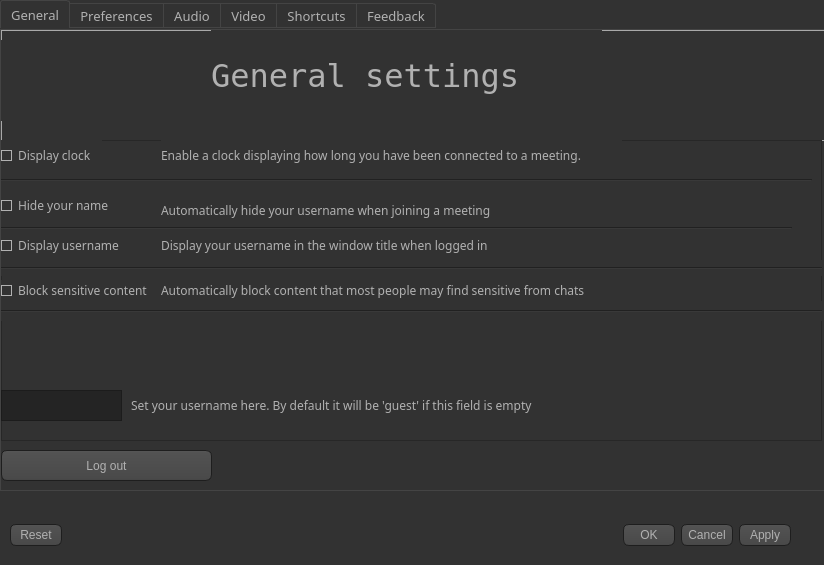
<?xml version="1.0" encoding="UTF-8"?>
<ui version="4.0">
 <class>Settings</class>
 <widget class="QDialog" name="Settings">
  <property name="geometry">
   <rect>
    <x>0</x>
    <y>0</y>
    <width>824</width>
    <height>565</height>
   </rect>
  </property>
  <property name="font">
   <font>
    <family>MingLiU_HKSCS-ExtB</family>
    <pointsize>12</pointsize>
   </font>
  </property>
  <property name="windowTitle">
   <string>Settings</string>
  </property>
  <property name="styleSheet">
   <string notr="true">QToolTip
{
     border: 1px solid black;
     background-color: #ffa02f;
     padding: 1px;
     border-radius: 3px;
     opacity: 100;
}

QWidget
{
    color: #b1b1b1;
    background-color: #323232;
}

QTreeView, QListView
{
    background-color: silver;
    margin-left: 5px;
}

QWidget:item:hover
{
    background-color: QLinearGradient( x1: 0, y1: 0, x2: 0, y2: 1, stop: 0 #ffa02f, stop: 1 #ca0619);
    color: #000000;
}

QWidget:item:selected
{
    background-color: QLinearGradient( x1: 0, y1: 0, x2: 0, y2: 1, stop: 0 #ffa02f, stop: 1 #d7801a);
}

QMenuBar::item
{
    background: transparent;
}

QMenuBar::item:selected
{
    background: transparent;
    border: 1px solid #ffaa00;
}

QMenuBar::item:pressed
{
    background: #444;
    border: 1px solid #000;
    background-color: QLinearGradient(
        x1:0, y1:0,
        x2:0, y2:1,
        stop:1 #212121,
        stop:0.4 #343434/*,
        stop:0.2 #343434,
        stop:0.1 #ffaa00*/
    );
    margin-bottom:-1px;
    padding-bottom:1px;
}

QMenu
{
    border: 1px solid #000;
}

QMenu::item
{
    padding: 2px 20px 2px 20px;
}

QMenu::item:selected
{
    color: #000000;
}

QWidget:disabled
{
    color: #808080;
    background-color: #323232;
}

QAbstractItemView
{
    background-color: QLinearGradient( x1: 0, y1: 0, x2: 0, y2: 1, stop: 0 #4d4d4d, stop: 0.1 #646464, stop: 1 #5d5d5d);
}

QWidget:focus
{
    /*border: 1px solid darkgray;*/
}

QLineEdit
{
    background-color: QLinearGradient( x1: 0, y1: 0, x2: 0, y2: 1, stop: 0 #4d4d4d, stop: 0 #646464, stop: 1 #5d5d5d);
    padding: 1px;
    border-style: solid;
    border: 1px solid #1e1e1e;
    border-radius: 5;
}

QPushButton
{
    color: #b1b1b1;
    background-color: QLinearGradient( x1: 0, y1: 0, x2: 0, y2: 1, stop: 0 #565656, stop: 0.1 #525252, stop: 0.5 #4e4e4e, stop: 0.9 #4a4a4a, stop: 1 #464646);
    border-width: 1px;
    border-color: #1e1e1e;
    border-style: solid;
    border-radius: 6;
    padding: 3px;
    font-size: 12px;
    padding-left: 5px;
    padding-right: 5px;
    min-width: 40px;
}

QPushButton:pressed
{
    background-color: QLinearGradient( x1: 0, y1: 0, x2: 0, y2: 1, stop: 0 #2d2d2d, stop: 0.1 #2b2b2b, stop: 0.5 #292929, stop: 0.9 #282828, stop: 1 #252525);
}

QComboBox
{
    selection-background-color: #ffaa00;
    background-color: QLinearGradient( x1: 0, y1: 0, x2: 0, y2: 1, stop: 0 #565656, stop: 0.1 #525252, stop: 0.5 #4e4e4e, stop: 0.9 #4a4a4a, stop: 1 #464646);
    border-style: solid;
    border: 1px solid #1e1e1e;
    border-radius: 5;
}

QComboBox:hover,QPushButton:hover
{
    border: 2px solid QLinearGradient( x1: 0, y1: 0, x2: 0, y2: 1, stop: 0 #ffa02f, stop: 1 #d7801a);
}


QComboBox:on
{
    padding-top: 3px;
    padding-left: 4px;
    background-color: QLinearGradient( x1: 0, y1: 0, x2: 0, y2: 1, stop: 0 #2d2d2d, stop: 0.1 #2b2b2b, stop: 0.5 #292929, stop: 0.9 #282828, stop: 1 #252525);
    selection-background-color: #ffaa00;
}

QComboBox QAbstractItemView
{
    border: 2px solid darkgray;
    selection-background-color: QLinearGradient( x1: 0, y1: 0, x2: 0, y2: 1, stop: 0 #ffa02f, stop: 1 #d7801a);
}

QComboBox::drop-down
{
     subcontrol-origin: padding;
     subcontrol-position: top right;
     width: 15px;

     border-left-width: 0px;
     border-left-color: darkgray;
     border-left-style: solid; /* just a single line */
     border-top-right-radius: 3px; /* same radius as the QComboBox */
     border-bottom-right-radius: 3px;
 }

QComboBox::down-arrow
{
     image: url(:/dark_orange/img/down_arrow.png);
}

QGroupBox
{
    border: 1px solid darkgray;
    margin-top: 10px;
}

QGroupBox:focus
{
    border: 1px solid darkgray;
}

QTextEdit:focus
{
    border: 1px solid darkgray;
}

QScrollBar:horizontal {
     border: 1px solid #222222;
     background: QLinearGradient( x1: 0, y1: 0, x2: 0, y2: 1, stop: 0.0 #121212, stop: 0.2 #282828, stop: 1 #484848);
     height: 7px;
     margin: 0px 16px 0 16px;
}

QScrollBar::handle:horizontal
{
      background: QLinearGradient( x1: 0, y1: 0, x2: 1, y2: 0, stop: 0 #ffa02f, stop: 0.5 #d7801a, stop: 1 #ffa02f);
      min-height: 20px;
      border-radius: 2px;
}

QScrollBar::add-line:horizontal {
      border: 1px solid #1b1b19;
      border-radius: 2px;
      background: QLinearGradient( x1: 0, y1: 0, x2: 1, y2: 0, stop: 0 #ffa02f, stop: 1 #d7801a);
      width: 14px;
      subcontrol-position: right;
      subcontrol-origin: margin;
}

QScrollBar::sub-line:horizontal {
      border: 1px solid #1b1b19;
      border-radius: 2px;
      background: QLinearGradient( x1: 0, y1: 0, x2: 1, y2: 0, stop: 0 #ffa02f, stop: 1 #d7801a);
      width: 14px;
     subcontrol-position: left;
     subcontrol-origin: margin;
}

QScrollBar::right-arrow:horizontal, QScrollBar::left-arrow:horizontal
{
      border: 1px solid black;
      width: 1px;
      height: 1px;
      background: white;
}

QScrollBar::add-page:horizontal, QScrollBar::sub-page:horizontal
{
      background: none;
}

QScrollBar:vertical
{
      background: QLinearGradient( x1: 0, y1: 0, x2: 1, y2: 0, stop: 0.0 #121212, stop: 0.2 #282828, stop: 1 #484848);
      width: 7px;
      margin: 16px 0 16px 0;
      border: 1px solid #222222;
}

QScrollBar::handle:vertical
{
      background: QLinearGradient( x1: 0, y1: 0, x2: 0, y2: 1, stop: 0 #ffa02f, stop: 0.5 #d7801a, stop: 1 #ffa02f);
      min-height: 20px;
      border-radius: 2px;
}

QScrollBar::add-line:vertical
{
      border: 1px solid #1b1b19;
      border-radius: 2px;
      background: QLinearGradient( x1: 0, y1: 0, x2: 0, y2: 1, stop: 0 #ffa02f, stop: 1 #d7801a);
      height: 14px;
      subcontrol-position: bottom;
      subcontrol-origin: margin;
}

QScrollBar::sub-line:vertical
{
      border: 1px solid #1b1b19;
      border-radius: 2px;
      background: QLinearGradient( x1: 0, y1: 0, x2: 0, y2: 1, stop: 0 #d7801a, stop: 1 #ffa02f);
      height: 14px;
      subcontrol-position: top;
      subcontrol-origin: margin;
}

QScrollBar::up-arrow:vertical, QScrollBar::down-arrow:vertical
{
      border: 1px solid black;
      width: 1px;
      height: 1px;
      background: white;
}


QScrollBar::add-page:vertical, QScrollBar::sub-page:vertical
{
      background: none;
}

QTextEdit
{
    background-color: #242424;
}

QPlainTextEdit
{
    background-color: #242424;
}

QHeaderView::section
{
    background-color: QLinearGradient(x1:0, y1:0, x2:0, y2:1, stop:0 #616161, stop: 0.5 #505050, stop: 0.6 #434343, stop:1 #656565);
    color: white;
    padding-left: 4px;
    border: 1px solid #6c6c6c;
}

QCheckBox:disabled
{
color: #414141;
}

QDockWidget::title
{
    text-align: center;
    spacing: 3px; /* spacing between items in the tool bar */
    background-color: QLinearGradient(x1:0, y1:0, x2:0, y2:1, stop:0 #323232, stop: 0.5 #242424, stop:1 #323232);
}

QDockWidget::close-button, QDockWidget::float-button
{
    text-align: center;
    spacing: 1px; /* spacing between items in the tool bar */
    background-color: QLinearGradient(x1:0, y1:0, x2:0, y2:1, stop:0 #323232, stop: 0.5 #242424, stop:1 #323232);
}

QDockWidget::close-button:hover, QDockWidget::float-button:hover
{
    background: #242424;
}

QDockWidget::close-button:pressed, QDockWidget::float-button:pressed
{
    padding: 1px -1px -1px 1px;
}

QMainWindow::separator
{
    background-color: QLinearGradient(x1:0, y1:0, x2:0, y2:1, stop:0 #161616, stop: 0.5 #151515, stop: 0.6 #212121, stop:1 #343434);
    color: white;
    padding-left: 4px;
    border: 1px solid #4c4c4c;
    spacing: 3px; /* spacing between items in the tool bar */
}

QMainWindow::separator:hover
{

    background-color: QLinearGradient(x1:0, y1:0, x2:0, y2:1, stop:0 #d7801a, stop:0.5 #b56c17 stop:1 #ffa02f);
    color: white;
    padding-left: 4px;
    border: 1px solid #6c6c6c;
    spacing: 3px; /* spacing between items in the tool bar */
}

QToolBar::handle
{
     spacing: 3px; /* spacing between items in the tool bar */
     background: url(:/dark_orange/img/handle.png);
}

QMenu::separator
{
    height: 2px;
    background-color: QLinearGradient(x1:0, y1:0, x2:0, y2:1, stop:0 #161616, stop: 0.5 #151515, stop: 0.6 #212121, stop:1 #343434);
    color: white;
    padding-left: 4px;
    margin-left: 10px;
    margin-right: 5px;
}

QProgressBar
{
    border: 2px solid grey;
    border-radius: 5px;
    text-align: center;
}

QProgressBar::chunk
{
    background-color: #d7801a;
    width: 2.15px;
    margin: 0.5px;
}

QTabBar::tab {
    color: #b1b1b1;
    border: 1px solid #444;
    border-bottom-style: none;
    background-color: #323232;
    padding-left: 10px;
    padding-right: 10px;
    padding-top: 3px;
    padding-bottom: 2px;
    margin-right: -1px;
}

QTabWidget::pane {
    border: 1px solid #444;
    top: 1px;
}

QTabBar::tab:last
{
    margin-right: 0; /* the last selected tab has nothing to overlap with on the right */
    border-top-right-radius: 3px;
}

QTabBar::tab:first:!selected
{
 margin-left: 0px; /* the last selected tab has nothing to overlap with on the right */


    border-top-left-radius: 3px;
}

QTabBar::tab:!selected
{
    color: #b1b1b1;
    border-bottom-style: solid;
    margin-top: 3px;
    background-color: QLinearGradient(x1:0, y1:0, x2:0, y2:1, stop:1 #212121, stop:.4 #343434);
}

QTabBar::tab:selected
{
    border-top-left-radius: 3px;
    border-top-right-radius: 3px;
    margin-bottom: 0px;
}

QTabBar::tab:!selected:hover
{
    /*border-top: 2px solid #ffaa00;
    padding-bottom: 3px;*/
    border-top-left-radius: 3px;
    border-top-right-radius: 3px;
    background-color: QLinearGradient(x1:0, y1:0, x2:0, y2:1, stop:1 #212121, stop:0.4 #343434, stop:0.2 #343434, stop:0.1 #ffaa00);
}

QRadioButton::indicator:checked, QRadioButton::indicator:unchecked{
    color: #b1b1b1;
    background-color: #323232;
    border: 1px solid #b1b1b1;
    border-radius: 6px;
}

QRadioButton::indicator:checked
{
    background-color: qradialgradient(
        cx: 0.5, cy: 0.5,
        fx: 0.5, fy: 0.5,
        radius: 1.0,
        stop: 0.25 #ffaa00,
        stop: 0.3 #323232
    );
}

QCheckBox::indicator{
    color: #b1b1b1;
    background-color: #323232;
    border: 1px solid #b1b1b1;
    width: 9px;
    height: 9px;
}

QRadioButton::indicator
{
    border-radius: 6px;
}

QRadioButton::indicator:hover, QCheckBox::indicator:hover
{
    border: 1px solid #ffaa00;
}

QCheckBox::indicator:checked
{
    image:url(:/dark_orange/img/checkbox.png);
}

QCheckBox::indicator:disabled, QRadioButton::indicator:disabled
{
    border: 1px solid #444;
}


QSlider::groove:horizontal {
    border: 1px solid #3A3939;
    height: 8px;
    background: #201F1F;
    margin: 2px 0;
    border-radius: 2px;
}

QSlider::handle:horizontal {
    background: QLinearGradient( x1: 0, y1: 0, x2: 0, y2: 1,
      stop: 0.0 silver, stop: 0.2 #a8a8a8, stop: 1 #727272);
    border: 1px solid #3A3939;
    width: 14px;
    height: 14px;
    margin: -4px 0;
    border-radius: 2px;
}

QSlider::groove:vertical {
    border: 1px solid #3A3939;
    width: 8px;
    background: #201F1F;
    margin: 0 0px;
    border-radius: 2px;
}

QSlider::handle:vertical {
    background: QLinearGradient( x1: 0, y1: 0, x2: 0, y2: 1, stop: 0.0 silver,
      stop: 0.2 #a8a8a8, stop: 1 #727272);
    border: 1px solid #3A3939;
    width: 14px;
    height: 14px;
    margin: 0 -4px;
    border-radius: 2px;
}

QAbstractSpinBox {
    padding-top: 2px;
    padding-bottom: 2px;
    border: 1px solid darkgray;

    border-radius: 2px;
    min-width: 50px;
}
</string>
  </property>
  <widget class="QDialogButtonBox" name="buttonBox">
   <property name="geometry">
    <rect>
     <x>10</x>
     <y>510</y>
     <width>781</width>
     <height>51</height>
    </rect>
   </property>
   <property name="font">
    <font>
     <family>8514oem</family>
    </font>
   </property>
   <property name="orientation">
    <enum>Qt::Horizontal</enum>
   </property>
   <property name="standardButtons">
    <set>QDialogButtonBox::Apply|QDialogButtonBox::Cancel|QDialogButtonBox::Ok|QDialogButtonBox::Reset</set>
   </property>
  </widget>
  <widget class="QTabWidget" name="tabWidget">
   <property name="geometry">
    <rect>
     <x>0</x>
     <y>0</y>
     <width>861</width>
     <height>491</height>
    </rect>
   </property>
   <property name="font">
    <font>
     <family>Segoe UI Semilight</family>
     <pointsize>10</pointsize>
    </font>
   </property>
   <property name="tabPosition">
    <enum>QTabWidget::North</enum>
   </property>
   <property name="currentIndex">
    <number>0</number>
   </property>
   <widget class="QWidget" name="tab">
    <attribute name="title">
     <string>General</string>
    </attribute>
    <widget class="QGroupBox" name="groupBox_3">
     <property name="geometry">
      <rect>
       <x>0</x>
       <y>-10</y>
       <width>831</width>
       <height>121</height>
      </rect>
     </property>
     <property name="title">
      <string/>
     </property>
     <widget class="QLabel" name="label_9">
      <property name="geometry">
       <rect>
        <x>210</x>
        <y>10</y>
        <width>391</width>
        <height>91</height>
       </rect>
      </property>
      <property name="font">
       <font>
        <family>NSimSun</family>
        <pointsize>24</pointsize>
       </font>
      </property>
      <property name="text">
       <string>General settings</string>
      </property>
     </widget>
     <widget class="QLabel" name="label_10">
      <property name="geometry">
       <rect>
        <x>0</x>
        <y>20</y>
        <width>101</width>
        <height>81</height>
       </rect>
      </property>
      <property name="text">
       <string/>
      </property>
      <property name="pixmap">
       <pixmap>../../../../../../Downloads/settings(1).png</pixmap>
      </property>
      <property name="scaledContents">
       <bool>true</bool>
      </property>
     </widget>
    </widget>
    <widget class="QPushButton" name="pushButton_2">
     <property name="geometry">
      <rect>
       <x>0</x>
       <y>420</y>
       <width>211</width>
       <height>31</height>
      </rect>
     </property>
     <property name="text">
      <string>Log out</string>
     </property>
    </widget>
    <widget class="QFrame" name="frame">
     <property name="geometry">
      <rect>
       <x>0</x>
       <y>110</y>
       <width>821</width>
       <height>301</height>
      </rect>
     </property>
     <property name="font">
      <font>
       <family>Sylfaen</family>
       <pointsize>9</pointsize>
      </font>
     </property>
     <property name="frameShape">
      <enum>QFrame::StyledPanel</enum>
     </property>
     <property name="frameShadow">
      <enum>QFrame::Raised</enum>
     </property>
     <widget class="QLabel" name="label_2">
      <property name="geometry">
       <rect>
        <x>160</x>
        <y>0</y>
        <width>461</width>
        <height>31</height>
       </rect>
      </property>
      <property name="text">
       <string>Enable a clock displaying how long you have been connected to a meeting.</string>
      </property>
     </widget>
     <widget class="QCheckBox" name="checkBox">
      <property name="geometry">
       <rect>
        <x>0</x>
        <y>0</y>
        <width>101</width>
        <height>31</height>
       </rect>
      </property>
      <property name="text">
       <string>Display clock</string>
      </property>
     </widget>
     <widget class="QCheckBox" name="checkBox_2">
      <property name="geometry">
       <rect>
        <x>0</x>
        <y>40</y>
        <width>121</width>
        <height>51</height>
       </rect>
      </property>
      <property name="text">
       <string>Hide your name</string>
      </property>
      <property name="tristate">
       <bool>false</bool>
      </property>
     </widget>
     <widget class="QLabel" name="label_15">
      <property name="geometry">
       <rect>
        <x>160</x>
        <y>60</y>
        <width>391</width>
        <height>20</height>
       </rect>
      </property>
      <property name="text">
       <string>Automatically hide your username when joining a meeting</string>
      </property>
     </widget>
     <widget class="QTextEdit" name="textEdit_2">
      <property name="geometry">
       <rect>
        <x>0</x>
        <y>250</y>
        <width>121</width>
        <height>31</height>
       </rect>
      </property>
     </widget>
     <widget class="QLabel" name="label_16">
      <property name="geometry">
       <rect>
        <x>130</x>
        <y>250</y>
        <width>411</width>
        <height>31</height>
       </rect>
      </property>
      <property name="text">
       <string>Set your username here. By default it will be 'guest' if this field is empty</string>
      </property>
     </widget>
     <widget class="QCheckBox" name="checkBox_3">
      <property name="geometry">
       <rect>
        <x>0</x>
        <y>90</y>
        <width>141</width>
        <height>31</height>
       </rect>
      </property>
      <property name="text">
       <string>Display username</string>
      </property>
     </widget>
     <widget class="QLabel" name="label_17">
      <property name="geometry">
       <rect>
        <x>160</x>
        <y>80</y>
        <width>391</width>
        <height>51</height>
       </rect>
      </property>
      <property name="text">
       <string>Display your username in the window title when logged in</string>
      </property>
     </widget>
     <widget class="QCheckBox" name="checkBox_4">
      <property name="geometry">
       <rect>
        <x>0</x>
        <y>140</y>
        <width>161</width>
        <height>21</height>
       </rect>
      </property>
      <property name="text">
       <string>Block sensitive content</string>
      </property>
     </widget>
     <widget class="QLabel" name="label_18">
      <property name="geometry">
       <rect>
        <x>160</x>
        <y>140</y>
        <width>461</width>
        <height>20</height>
       </rect>
      </property>
      <property name="text">
       <string>Automatically block content that most people may find sensitive from chats</string>
      </property>
     </widget>
     <widget class="Line" name="line">
      <property name="geometry">
       <rect>
        <x>-40</x>
        <y>30</y>
        <width>851</width>
        <height>20</height>
       </rect>
      </property>
      <property name="orientation">
       <enum>Qt::Horizontal</enum>
      </property>
     </widget>
     <widget class="Line" name="line_2">
      <property name="geometry">
       <rect>
        <x>-30</x>
        <y>80</y>
        <width>821</width>
        <height>16</height>
       </rect>
      </property>
      <property name="orientation">
       <enum>Qt::Horizontal</enum>
      </property>
     </widget>
     <widget class="Line" name="line_3">
      <property name="geometry">
       <rect>
        <x>0</x>
        <y>120</y>
        <width>851</width>
        <height>16</height>
       </rect>
      </property>
      <property name="orientation">
       <enum>Qt::Horizontal</enum>
      </property>
     </widget>
     <widget class="Line" name="line_4">
      <property name="geometry">
       <rect>
        <x>-50</x>
        <y>161</y>
        <width>881</width>
        <height>20</height>
       </rect>
      </property>
      <property name="orientation">
       <enum>Qt::Horizontal</enum>
      </property>
     </widget>
    </widget>
   </widget>
   <widget class="QWidget" name="tab_2">
    <attribute name="title">
     <string>Preferences</string>
    </attribute>
    <widget class="QGroupBox" name="groupBox_2">
     <property name="geometry">
      <rect>
       <x>0</x>
       <y>-10</y>
       <width>831</width>
       <height>121</height>
      </rect>
     </property>
     <property name="title">
      <string/>
     </property>
     <widget class="QLabel" name="label_7">
      <property name="geometry">
       <rect>
        <x>210</x>
        <y>10</y>
        <width>391</width>
        <height>91</height>
       </rect>
      </property>
      <property name="font">
       <font>
        <family>NSimSun</family>
        <pointsize>24</pointsize>
       </font>
      </property>
      <property name="text">
       <string>Preferences</string>
      </property>
     </widget>
     <widget class="QLabel" name="label_8">
      <property name="geometry">
       <rect>
        <x>0</x>
        <y>20</y>
        <width>101</width>
        <height>81</height>
       </rect>
      </property>
      <property name="text">
       <string/>
      </property>
      <property name="pixmap">
       <pixmap>../../../../../../Downloads/settings.png</pixmap>
      </property>
      <property name="scaledContents">
       <bool>true</bool>
      </property>
     </widget>
    </widget>
   </widget>
   <widget class="QWidget" name="tab_3">
    <attribute name="title">
     <string>Audio</string>
    </attribute>
    <widget class="QGroupBox" name="groupBox">
     <property name="geometry">
      <rect>
       <x>0</x>
       <y>-10</y>
       <width>831</width>
       <height>111</height>
      </rect>
     </property>
     <property name="title">
      <string/>
     </property>
     <widget class="QLabel" name="label_3">
      <property name="geometry">
       <rect>
        <x>210</x>
        <y>10</y>
        <width>391</width>
        <height>91</height>
       </rect>
      </property>
      <property name="font">
       <font>
        <family>NSimSun</family>
        <pointsize>24</pointsize>
       </font>
      </property>
      <property name="text">
       <string>Audio settings</string>
      </property>
     </widget>
     <widget class="QLabel" name="label_4">
      <property name="geometry">
       <rect>
        <x>0</x>
        <y>20</y>
        <width>101</width>
        <height>81</height>
       </rect>
      </property>
      <property name="text">
       <string/>
      </property>
      <property name="pixmap">
       <pixmap>../../../../../../Downloads/volume.png</pixmap>
      </property>
      <property name="scaledContents">
       <bool>true</bool>
      </property>
     </widget>
    </widget>
    <widget class="QLabel" name="label_35">
     <property name="geometry">
      <rect>
       <x>170</x>
       <y>190</y>
       <width>381</width>
       <height>41</height>
      </rect>
     </property>
     <property name="text">
      <string>Display your username in the window title when logged in</string>
     </property>
    </widget>
    <widget class="QCheckBox" name="checkBox_9">
     <property name="geometry">
      <rect>
       <x>0</x>
       <y>190</y>
       <width>141</width>
       <height>31</height>
      </rect>
     </property>
     <property name="text">
      <string>Display username</string>
     </property>
    </widget>
    <widget class="QLabel" name="label_36">
     <property name="geometry">
      <rect>
       <x>170</x>
       <y>160</y>
       <width>471</width>
       <height>16</height>
      </rect>
     </property>
     <property name="text">
      <string>Disable your microphone. By doing this you wont be able to speak in meetings</string>
     </property>
    </widget>
    <widget class="QCheckBox" name="checkBox_10">
     <property name="geometry">
      <rect>
       <x>0</x>
       <y>110</y>
       <width>131</width>
       <height>21</height>
      </rect>
     </property>
     <property name="text">
      <string>Automatic mute</string>
     </property>
    </widget>
    <widget class="QLabel" name="label_37">
     <property name="geometry">
      <rect>
       <x>170</x>
       <y>110</y>
       <width>461</width>
       <height>21</height>
      </rect>
     </property>
     <property name="text">
      <string>Automatically mute yourself when joining a meeting</string>
     </property>
    </widget>
    <widget class="QCheckBox" name="checkBox_11">
     <property name="geometry">
      <rect>
       <x>0</x>
       <y>140</y>
       <width>141</width>
       <height>51</height>
      </rect>
     </property>
     <property name="text">
      <string>Disable microphone</string>
     </property>
     <property name="tristate">
      <bool>false</bool>
     </property>
    </widget>
    <widget class="Line" name="line_9">
     <property name="geometry">
      <rect>
       <x>-40</x>
       <y>130</y>
       <width>851</width>
       <height>20</height>
      </rect>
     </property>
     <property name="orientation">
      <enum>Qt::Horizontal</enum>
     </property>
    </widget>
    <widget class="Line" name="line_10">
     <property name="geometry">
      <rect>
       <x>-30</x>
       <y>180</y>
       <width>851</width>
       <height>16</height>
      </rect>
     </property>
     <property name="orientation">
      <enum>Qt::Horizontal</enum>
     </property>
    </widget>
   </widget>
   <widget class="QWidget" name="tab_4">
    <attribute name="title">
     <string>Video</string>
    </attribute>
    <widget class="QGroupBox" name="groupBox_4">
     <property name="geometry">
      <rect>
       <x>-10</x>
       <y>-10</y>
       <width>831</width>
       <height>121</height>
      </rect>
     </property>
     <property name="title">
      <string/>
     </property>
     <widget class="QLabel" name="label_11">
      <property name="geometry">
       <rect>
        <x>210</x>
        <y>10</y>
        <width>391</width>
        <height>91</height>
       </rect>
      </property>
      <property name="font">
       <font>
        <family>NSimSun</family>
        <pointsize>24</pointsize>
       </font>
      </property>
      <property name="text">
       <string>Video settings</string>
      </property>
     </widget>
     <widget class="QLabel" name="label_12">
      <property name="geometry">
       <rect>
        <x>10</x>
        <y>20</y>
        <width>101</width>
        <height>81</height>
       </rect>
      </property>
      <property name="text">
       <string/>
      </property>
      <property name="pixmap">
       <pixmap>../../../../../../Downloads/play-button(1).png</pixmap>
      </property>
      <property name="scaledContents">
       <bool>true</bool>
      </property>
     </widget>
    </widget>
   </widget>
   <widget class="QWidget" name="tab_11">
    <attribute name="title">
     <string>Shortcuts</string>
    </attribute>
    <widget class="QGroupBox" name="groupBox_16">
     <property name="geometry">
      <rect>
       <x>-10</x>
       <y>-10</y>
       <width>831</width>
       <height>121</height>
      </rect>
     </property>
     <property name="title">
      <string/>
     </property>
     <widget class="QLabel" name="label_57">
      <property name="geometry">
       <rect>
        <x>210</x>
        <y>20</y>
        <width>391</width>
        <height>91</height>
       </rect>
      </property>
      <property name="font">
       <font>
        <family>NSimSun</family>
        <pointsize>24</pointsize>
       </font>
      </property>
      <property name="text">
       <string>Keyboard shortcuts</string>
      </property>
     </widget>
     <widget class="QLabel" name="label_58">
      <property name="geometry">
       <rect>
        <x>30</x>
        <y>20</y>
        <width>101</width>
        <height>71</height>
       </rect>
      </property>
      <property name="text">
       <string/>
      </property>
      <property name="pixmap">
       <pixmap>../../../../../../Downloads/keyboard.png</pixmap>
      </property>
      <property name="scaledContents">
       <bool>true</bool>
      </property>
     </widget>
    </widget>
   </widget>
   <widget class="QWidget" name="tab_5">
    <attribute name="title">
     <string>Feedback</string>
    </attribute>
    <widget class="QGroupBox" name="groupBox_5">
     <property name="geometry">
      <rect>
       <x>0</x>
       <y>-10</y>
       <width>831</width>
       <height>121</height>
      </rect>
     </property>
     <property name="title">
      <string/>
     </property>
     <widget class="QLabel" name="label_13">
      <property name="geometry">
       <rect>
        <x>210</x>
        <y>10</y>
        <width>391</width>
        <height>91</height>
       </rect>
      </property>
      <property name="font">
       <font>
        <family>NSimSun</family>
        <pointsize>24</pointsize>
       </font>
      </property>
      <property name="text">
       <string>Feedback</string>
      </property>
     </widget>
     <widget class="QLabel" name="label_14">
      <property name="geometry">
       <rect>
        <x>0</x>
        <y>20</y>
        <width>101</width>
        <height>81</height>
       </rect>
      </property>
      <property name="text">
       <string/>
      </property>
      <property name="pixmap">
       <pixmap>../../../../../../Downloads/comment.png</pixmap>
      </property>
      <property name="scaledContents">
       <bool>true</bool>
      </property>
     </widget>
    </widget>
    <widget class="QLabel" name="label">
     <property name="geometry">
      <rect>
       <x>40</x>
       <y>210</y>
       <width>771</width>
       <height>101</height>
      </rect>
     </property>
     <property name="font">
      <font>
       <pointsize>10</pointsize>
      </font>
     </property>
     <property name="text">
      <string>Care about making Chatvio better? Please send some feedback so we can improve!</string>
     </property>
    </widget>
    <widget class="QPushButton" name="pushButton">
     <property name="geometry">
      <rect>
       <x>590</x>
       <y>320</y>
       <width>201</width>
       <height>91</height>
      </rect>
     </property>
     <property name="text">
      <string>Send</string>
     </property>
    </widget>
    <widget class="QTextEdit" name="textEdit">
     <property name="geometry">
      <rect>
       <x>150</x>
       <y>320</y>
       <width>421</width>
       <height>91</height>
      </rect>
     </property>
    </widget>
   </widget>
  </widget>
 </widget>
 <resources/>
 <connections>
  <connection>
   <sender>buttonBox</sender>
   <signal>accepted()</signal>
   <receiver>Settings</receiver>
   <slot>accept()</slot>
   <hints>
    <hint type="sourcelabel">
     <x>248</x>
     <y>254</y>
    </hint>
    <hint type="destinationlabel">
     <x>157</x>
     <y>274</y>
    </hint>
   </hints>
  </connection>
  <connection>
   <sender>buttonBox</sender>
   <signal>rejected()</signal>
   <receiver>Settings</receiver>
   <slot>reject()</slot>
   <hints>
    <hint type="sourcelabel">
     <x>316</x>
     <y>260</y>
    </hint>
    <hint type="destinationlabel">
     <x>286</x>
     <y>274</y>
    </hint>
   </hints>
  </connection>
 </connections>
</ui>
